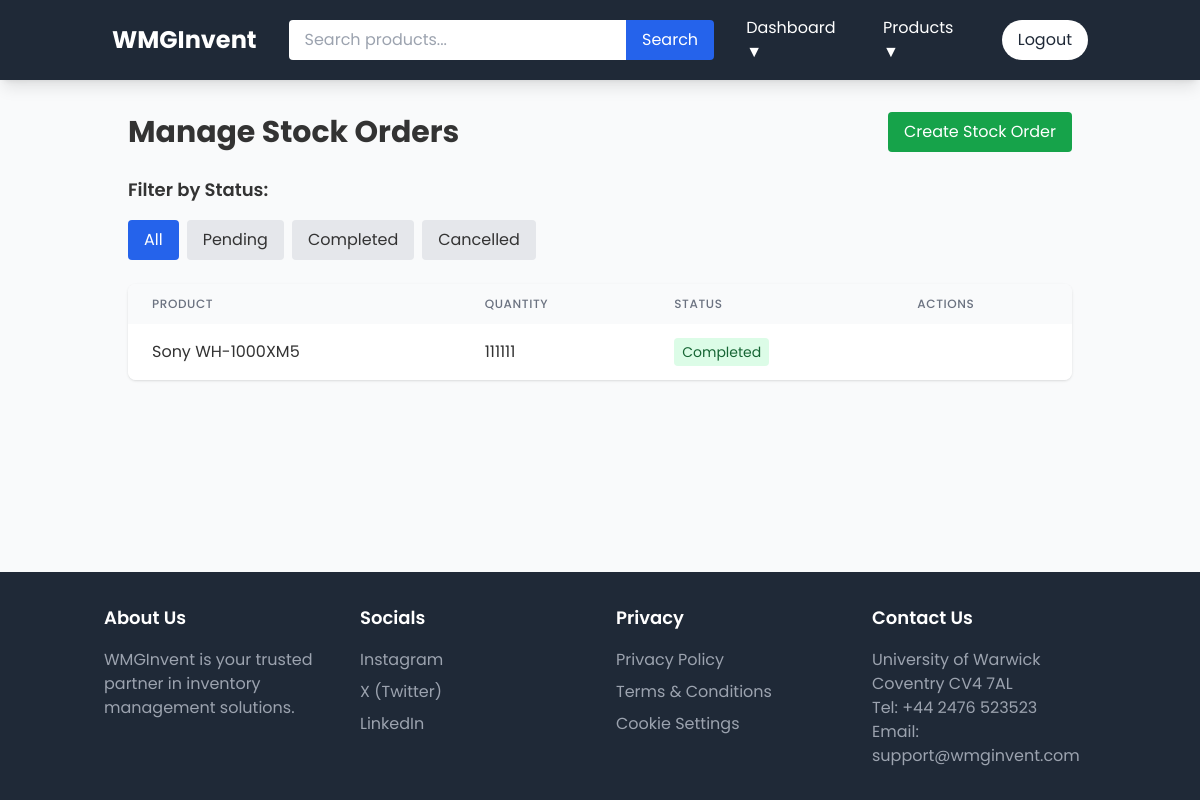
/dashboard/stock-orders (signed in), run on the app's committed database.
### app/models/stock_order.py (models this page shows)
class StockOrder(db.Model):
    id = db.Column(db.Integer, primary_key=True)
    product_id = db.Column(db.Integer, db.ForeignKey('product.id'), nullable=False)
    quantity = db.Column(db.Integer, nullable=False)
    status = db.Column(db.String(20), default='pending')  # pending, approved, completed, cancelled
    created_at = db.Column(db.DateTime, default=datetime.utcnow)
    updated_at = db.Column(db.DateTime, default=datetime.utcnow, onupdate=datetime.utcnow)
    product = db.relationship('Product', backref='stock_orders')

### app/models/product.py (models this page shows, shortened)
class Product(db.Model):
    id = db.Column(db.Integer, primary_key=True)
    name = db.Column(db.String(128), nullable=False)                     # Product name (required)
    description = db.Column(db.Text)                                     # Product description
    price = db.Column(db.Float, nullable=False)                          # Product price (required)
    stock_level = db.Column(db.Integer, default=0)                       # Current inventory count
    min_stock_level = db.Column(db.Integer, default=10)                  # Threshold for reordering
    category_id = db.Column(db.Integer, db.ForeignKey('category.id'), nullable=False)  # Product category
    image_url = db.Column(db.String(512))                                # For storing direct image URLs
    created_at = db.Column(db.DateTime, default=datetime.utcnow)         # Creation timestamp
    updated_at = db.Column(db.DateTime, default=datetime.utcnow, onupdate=datetime.utcnow)  # Last update

### app/routes/admin.py (the view)
@bp.route('/stock-orders')
@login_required
def stock_orders():
    if not current_user.can_manage_stock():
        abort(403)
    selected_status = request.args.get('status', None)
    page = request.args.get('page', 1, type=int)
    per_page = 10
    query = StockOrder.query
    if selected_status:
        query = query.filter_by(status=selected_status)
    stock_orders = query.order_by(StockOrder.created_at.desc()).paginate(page=page, per_page=per_page)
    return render_template('admin/stock_orders.html', stock_orders=stock_orders, selected_status=selected_status)

### app/__init__.py (called while the page is built)
def create_app(config_class=Config):
    app = Flask(__name__)  # Use built-in static folder in app/static
    app.config.from_object(config_class)
    db.init_app(app)
    login_manager.init_app(app)
    migrate.init_app(app, db)
    csrf.init_app(app)
    login_manager.login_view = 'auth.login'
    login_manager.login_message_category = 'info'
    from app.models.category import Category
    @app.context_processor
    def inject_categories():
        return dict(categories=Category.query.all())
    from app.routes import auth, main, products, admin, orders, reorders
    app.register_blueprint(auth.bp)
    app.register_blueprint(main.bp)
    app.register_blueprint(products.bp)
    app.register_blueprint(admin.bp)
    app.register_blueprint(orders.bp)
    app.register_blueprint(reorders.bp)
    print(f"Static folder path: {app.static_folder}")
    return app

### app/models/user.py (called while the page is built)
@login_manager.user_loader
def load_user(id):
    return User.query.get(int(id))

    def can_manage_stock(self):
        return self.role in ['admin', 'site_admin']

    def can_manage_users(self):
        return self.role == 'site_admin'

    def is_site_admin(self):
        return self.role == 'site_admin'

### app/templates/admin/stock_orders.html (shortened to what this page needs)
{% extends "base.html" %}
{% block content %}
<div class="container mx-auto px-4">
    <div class="flex justify-between items-center mb-6">
        <h1 class="text-3xl font-bold">Manage Stock Orders</h1>
        <a href="{{ url_for('admin.create_stock_order') }}"
           class="bg-green-600 text-white px-4 py-2 rounded hover:bg-green-700">
            Create Stock Order
        </a>
    </div>
    <div class="mb-6">
        <div class="flex flex-wrap gap-2">
            <h3 class="text-lg font-semibold w-full mb-2">Filter by Status:</h3>
            <a href="{{ url_for('admin.stock_orders') }}"
               class="px-4 py-2 rounded {% if not selected_status %}bg-blue-600 text-white{% else %}bg-gray-200{% endif %} hover:bg-blue-600 hover:text-white transition-colors">
                All
            </a>
            <a href="{{ url_for('admin.stock_orders', status='Pending') }}"
               class="px-4 py-2 rounded {% if selected_status == 'Pending' %}bg-blue-600 text-white{% else %}bg-gray-200{% endif %} hover:bg-blue-600 hover:text-white transition-colors">
                Pending
            </a>
            <a href="{{ url_for('admin.stock_orders', status='Completed') }}"
               class="px-4 py-2 rounded {% if selected_status == 'Completed' %}bg-blue-600 text-white{% else %}bg-gray-200{% endif %} hover:bg-blue-600 hover:text-white transition-colors">
                Completed
            </a>
            <a href="{{ url_for('admin.stock_orders', status='Cancelled') }}"
               class="px-4 py-2 rounded {% if selected_status == 'Cancelled' %}bg-blue-600 text-white{% else %}bg-gray-200{% endif %} hover:bg-blue-600 hover:text-white transition-colors">
                Cancelled
            </a>
        </div>
    </div>
    <div class="bg-white rounded-lg shadow overflow-hidden">
        <table class="min-w-full">
            <thead class="bg-gray-50">
                <tr>
                    <th class="px-6 py-3 text-left text-xs font-medium text-gray-500 uppercase tracking-wider">Product</th>
                    <th class="px-6 py-3 text-left text-xs font-medium text-gray-500 uppercase tracking-wider">Quantity</th>
                    <th class="px-6 py-3 text-left text-xs font-medium text-gray-500 uppercase tracking-wider">Status</th>
                    <th class="px-6 py-3 text-left text-xs font-medium text-gray-500 uppercase tracking-wider">Actions</th>
                </tr>
            </thead>
            <tbody class="bg-white divide-y divide-gray-200">
                {% for stock_order in stock_orders %}
                <tr>
                    <td class="px-6 py-4 whitespace-nowrap">{{ stock_order.product.name }}</td>
                    <td class="px-6 py-4 whitespace-nowrap">{{ stock_order.quantity }}</td>
                    <td class="px-6 py-4 whitespace-nowrap">
                        <span class="px-2 py-1 rounded text-sm
                            {% if stock_order.status == 'pending' %}bg-yellow-100 text-yellow-800
                            {% elif stock_order.status == 'approved' %}bg-blue-100 text-blue-800
                            {% elif stock_order.status == 'completed' %}bg-green-100 text-green-800
                            {% elif stock_order.status == 'cancelled' %}bg-red-100 text-red-800{% endif %}">
                            {{ stock_order.status|title }}
                        </span>
                    </td>
                    <td class="px-6 py-4 whitespace-nowrap">
                    </td>
                </tr>
                {% endfor %}
            </tbody>
        </table>
    </div>
</div>
{% endblock %}

### app/static/css/style.css (style rules this page uses)
body { font-family: 'Poppins', sans-serif; line-height: 1.6; color: #333; background-color: #f5f5f5; }

### data on the page
StockOrder: product.name "Sony WH-1000XM5", quantity "111111", status "Completed"
